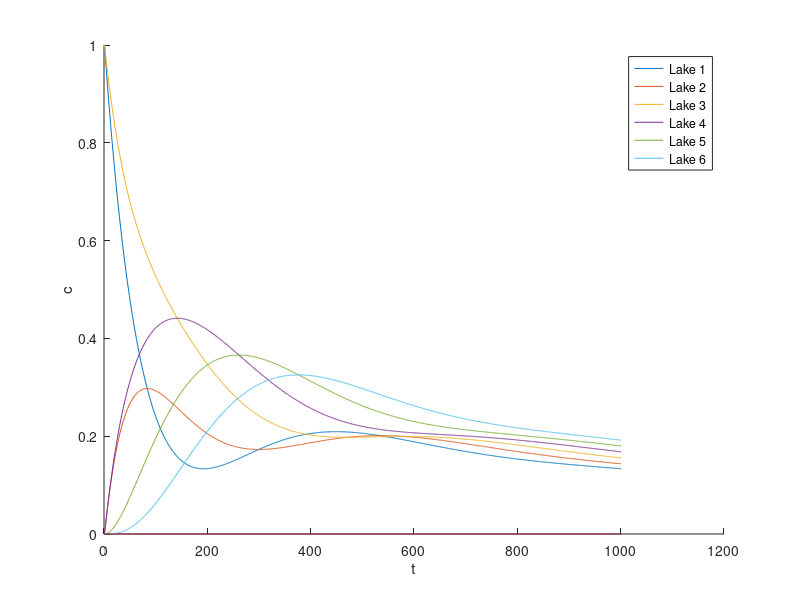

This chart was generated by the following MATLAB code:
% The chemical dissolving in interconnected "lakes" problem.
%
% Our basic assumption is that the volume of each "lake" 
% stays constant.  Can you re-write the system of ODEs to
% handle the more general case?


%initial concentrations of chemicals in each lake
c0 = [1;0;1;0;0;0];
%c0 = [3;0;0;0;1;0];
%c0 = [2;0;0;0;1;0];


n = length(c0); %the number of lakes

% The volumes of lakes in km^3
V = ones(1,n+1);
V(n+1) = 1e8;

% The mutal flow rates matrix
% r(i,j) = # of (km^3) of water passing from lake j to lake i per day.
%
% Note: all entries are non-negative (the direction of flow is specified).
% A zero entry means no channel.  If both r(i,j) and r(j,i) are non-zero,
% this means that there are two separate uni-directional channels: 
% from i to j and from j to i.

% The loop of channels. 
% Lake 1 feeds into Lake 2, which feeds into Lake 3, etc...
r = diag(ones(1,n-1),-1);
r(1,n) = 1;
r = 1e-2 * r;
r = [r zeros(6,1); zeros(1,7)];
r(n+1,1) = 0.005;
r(1,n+1) = 0.005;

R = sum(r);

%Build the ODE matrix  
%(note: there are more efficient ways to do this, but this one is simple & readable)
A = r;
for i=1:n+1
    A(i,i) = - R(i);
    A(i,:) = A(i,:) / V(i);
end

t_star = 1000;  %after how many days will we check the concentrations?


%The ODE system is c'(t) = A c(t)

cc=[];  %the history of concentrations
opttime = 0;
for t=0:t_star
    B = expm(t*A);
    c = B * [c0; 0];
    %Note: for every i, the i-th column of B can be interpreted as c(t) 
    %corresponding to a very special initial condition: 
    %concentration 1 in the i-th lake & concentration 0 everywhere else.
    %In fact, c=B*c0 is the "linear superposition principle" at work!
    
    cc= [cc c];
    m = max(c(1:n));
    if m <= 0.2 && opttime == 0
        opttime = t;
    end
end

close all;
hold on;
plot(cc');
legend('Lake 1', 'Lake 2', 'Lake 3', 'Lake 4', 'Lake 5', 'Lake 6');
xlabel('t');
ylabel('c');
